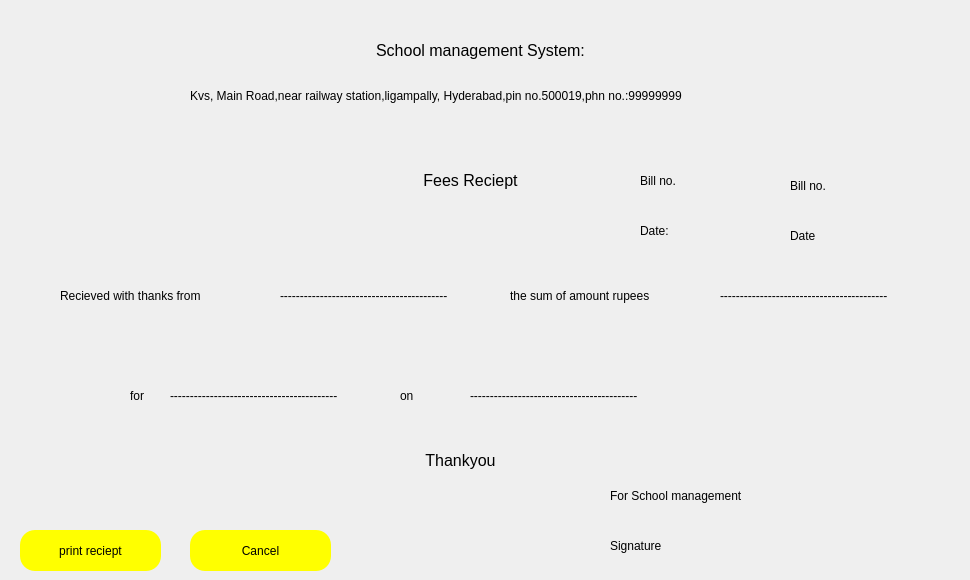
    <widget class="QWidget" name="tab_9">
     <attribute name="title">
      <string>Reciept</string>
     </attribute>
     <widget class="QLabel" name="label_93">
      <property name="geometry">
       <rect>
        <x>330</x>
        <y>30</y>
        <width>301</width>
        <height>41</height>
       </rect>
      </property>
      <property name="text">
       <string>&lt;html&gt;&lt;head/&gt;&lt;body&gt;&lt;p align=&quot;center&quot;&gt;&lt;span style=&quot; font-size:12pt;&quot;&gt;School management System:&lt;/span&gt;&lt;/p&gt;&lt;/body&gt;&lt;/html&gt;</string>
      </property>
     </widget>
     <widget class="QLabel" name="label_18">
      <property name="geometry">
       <rect>
        <x>190</x>
        <y>80</y>
        <width>611</width>
        <height>31</height>
       </rect>
      </property>
      <property name="styleSheet">
       <string notr="true">font: 9pt &quot;MS Shell Dlg 2&quot;;</string>
      </property>
      <property name="text">
       <string>Kvs, Main Road,near railway station,ligampally, Hyderabad,pin no.500019,phn no.:99999999</string>
      </property>
     </widget>
     <widget class="QLabel" name="label_94">
      <property name="geometry">
       <rect>
        <x>400</x>
        <y>160</y>
        <width>141</width>
        <height>41</height>
       </rect>
      </property>
      <property name="text">
       <string>&lt;html&gt;&lt;head/&gt;&lt;body&gt;&lt;p align=&quot;center&quot;&gt;&lt;span style=&quot; font-size:12pt;&quot;&gt;Fees Reciept&lt;/span&gt;&lt;/p&gt;&lt;/body&gt;&lt;/html&gt;</string>
      </property>
     </widget>
     <widget class="QLabel" name="label_19">
      <property name="geometry">
       <rect>
        <x>640</x>
        <y>170</y>
        <width>61</width>
        <height>21</height>
       </rect>
      </property>
      <property name="styleSheet">
       <string notr="true">font: 9pt &quot;MS Shell Dlg 2&quot;;</string>
      </property>
      <property name="text">
       <string>Bill no.</string>
      </property>
     </widget>
     <widget class="QLabel" name="label_20">
      <property name="geometry">
       <rect>
        <x>640</x>
        <y>220</y>
        <width>61</width>
        <height>21</height>
       </rect>
      </property>
      <property name="styleSheet">
       <string notr="true">font: 9pt &quot;MS Shell Dlg 2&quot;;</string>
      </property>
      <property name="text">
       <string>Date:</string>
      </property>
     </widget>
     <widget class="QLabel" name="l81">
      <property name="geometry">
       <rect>
        <x>790</x>
        <y>170</y>
        <width>81</width>
        <height>31</height>
       </rect>
      </property>
      <property name="styleSheet">
       <string notr="true">font: 9pt &quot;MS Shell Dlg 2&quot;;</string>
      </property>
      <property name="text">
       <string>Bill no.</string>
      </property>
     </widget>
     <widget class="QLabel" name="l82">
      <property name="geometry">
       <rect>
        <x>790</x>
        <y>220</y>
        <width>171</width>
        <height>31</height>
       </rect>
      </property>
      <property name="styleSheet">
       <string notr="true">font: 9pt &quot;MS Shell Dlg 2&quot;;</string>
      </property>
      <property name="text">
       <string>Date</string>
      </property>
     </widget>
     <widget class="QLabel" name="label_23">
      <property name="geometry">
       <rect>
        <x>60</x>
        <y>280</y>
        <width>181</width>
        <height>31</height>
       </rect>
      </property>
      <property name="styleSheet">
       <string notr="true">font: 9pt &quot;MS Shell Dlg 2&quot;;</string>
      </property>
      <property name="text">
       <string>Recieved with thanks from</string>
      </property>
     </widget>
     <widget class="QLabel" name="label_24">
      <property name="geometry">
       <rect>
        <x>510</x>
        <y>280</y>
        <width>181</width>
        <height>31</height>
       </rect>
      </property>
      <property name="styleSheet">
       <string notr="true">font: 9pt &quot;MS Shell Dlg 2&quot;;</string>
      </property>
      <property name="text">
       <string>the sum of amount rupees</string>
      </property>
     </widget>
     <widget class="QLabel" name="l83">
      <property name="geometry">
       <rect>
        <x>280</x>
        <y>280</y>
        <width>181</width>
        <height>31</height>
       </rect>
      </property>
      <property name="styleSheet">
       <string notr="true">
font: 12pt &quot;MS Shell Dlg 2&quot;;</string>
      </property>
      <property name="text">
       <string>------------------------------------------</string>
      </property>
     </widget>
     <widget class="QLabel" name="l84">
      <property name="geometry">
       <rect>
        <x>720</x>
        <y>280</y>
        <width>181</width>
        <height>31</height>
       </rect>
      </property>
      <property name="styleSheet">
       <string notr="true">font: 12pt &quot;MS Shell Dlg 2&quot;;</string>
      </property>
      <property name="text">
       <string>------------------------------------------</string>
      </property>
     </widget>
     <widget class="QLabel" name="l85">
      <property name="geometry">
       <rect>
        <x>170</x>
        <y>380</y>
        <width>181</width>
        <height>31</height>
       </rect>
      </property>
      <property name="styleSheet">
       <string notr="true">font: 12pt &quot;MS Shell Dlg 2&quot;;</string>
      </property>
      <property name="text">
       <string>------------------------------------------</string>
      </property>
     </widget>
     <widget class="QLabel" name="l86">
      <property name="geometry">
       <rect>
        <x>470</x>
        <y>380</y>
        <width>181</width>
        <height>31</height>
       </rect>
      </property>
      <property name="styleSheet">
       <string notr="true">font: 12pt &quot;MS Shell Dlg 2&quot;;</string>
      </property>
      <property name="text">
       <string>------------------------------------------</string>
      </property>
     </widget>
     <widget class="QLabel" name="label_29">
      <property name="geometry">
       <rect>
        <x>130</x>
        <y>380</y>
        <width>31</width>
        <height>31</height>
       </rect>
      </property>
      <property name="styleSheet">
       <string notr="true">font: 9pt &quot;MS Shell Dlg 2&quot;;</string>
      </property>
      <property name="text">
       <string>for</string>
      </property>
     </widget>
     <widget class="QLabel" name="label_30">
      <property name="geometry">
       <rect>
        <x>400</x>
        <y>380</y>
        <width>31</width>
        <height>31</height>
       </rect>
      </property>
      <property name="styleSheet">
       <string notr="true">font: 9pt &quot;MS Shell Dlg 2&quot;;</string>
      </property>
      <property name="text">
       <string>on</string>
      </property>
     </widget>
     <widget class="QLabel" name="label_95">
      <property name="geometry">
       <rect>
        <x>390</x>
        <y>440</y>
        <width>141</width>
        <height>41</height>
       </rect>
      </property>
      <property name="text">
       <string>&lt;html&gt;&lt;head/&gt;&lt;body&gt;&lt;p align=&quot;center&quot;&gt;&lt;span style=&quot; font-size:12pt;&quot;&gt;Thankyou&lt;/span&gt;&lt;/p&gt;&lt;/body&gt;&lt;/html&gt;</string>
      </property>
     </widget>
     <widget class="QLabel" name="label_31">
      <property name="geometry">
       <rect>
        <x>610</x>
        <y>480</y>
        <width>221</width>
        <height>31</height>
       </rect>
      </property>
      <property name="styleSheet">
       <string notr="true">font: 9pt &quot;MS Shell Dlg 2&quot;;</string>
      </property>
      <property name="text">
       <string>For School management</string>
      </property>
     </widget>
     <widget class="QLabel" name="label_32">
      <property name="geometry">
       <rect>
        <x>610</x>
        <y>530</y>
        <width>181</width>
        <height>31</height>
       </rect>
      </property>
      <property name="styleSheet">
       <string notr="true">font: 9pt &quot;MS Shell Dlg 2&quot;;</string>
      </property>
      <property name="text">
       <string>Signature</string>
      </property>
     </widget>
     <widget class="QPushButton" name="b81">
      <property name="geometry">
       <rect>
        <x>20</x>
        <y>530</y>
        <width>141</width>
        <height>41</height>
       </rect>
      </property>
      <property name="styleSheet">
       <string notr="true">font: 10pt &quot;MS Shell Dlg 2&quot;;
background-color: rgb(255, 255, 0);
border-radius:15px</string>
      </property>
      <property name="text">
       <string>print reciept</string>
      </property>
     </widget>
     <widget class="QPushButton" name="b82">
      <property name="geometry">
       <rect>
        <x>190</x>
        <y>530</y>
        <width>141</width>
        <height>41</height>
       </rect>
      </property>
      <property name="styleSheet">
       <string notr="true">font: 10pt &quot;MS Shell Dlg 2&quot;;
background-color: rgb(255, 255, 0);
border-radius:15px</string>
      </property>
      <property name="text">
       <string>Cancel</string>
      </property>
     </widget>
    </widget>
